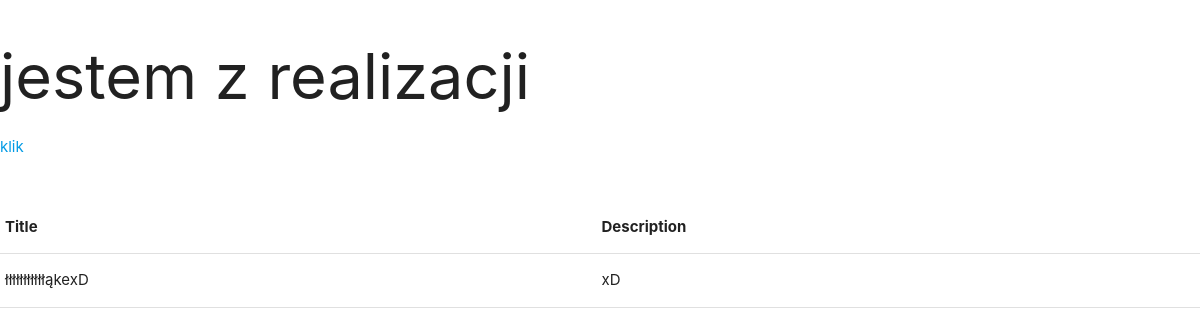
Before: /realizacje/ with the older database file.
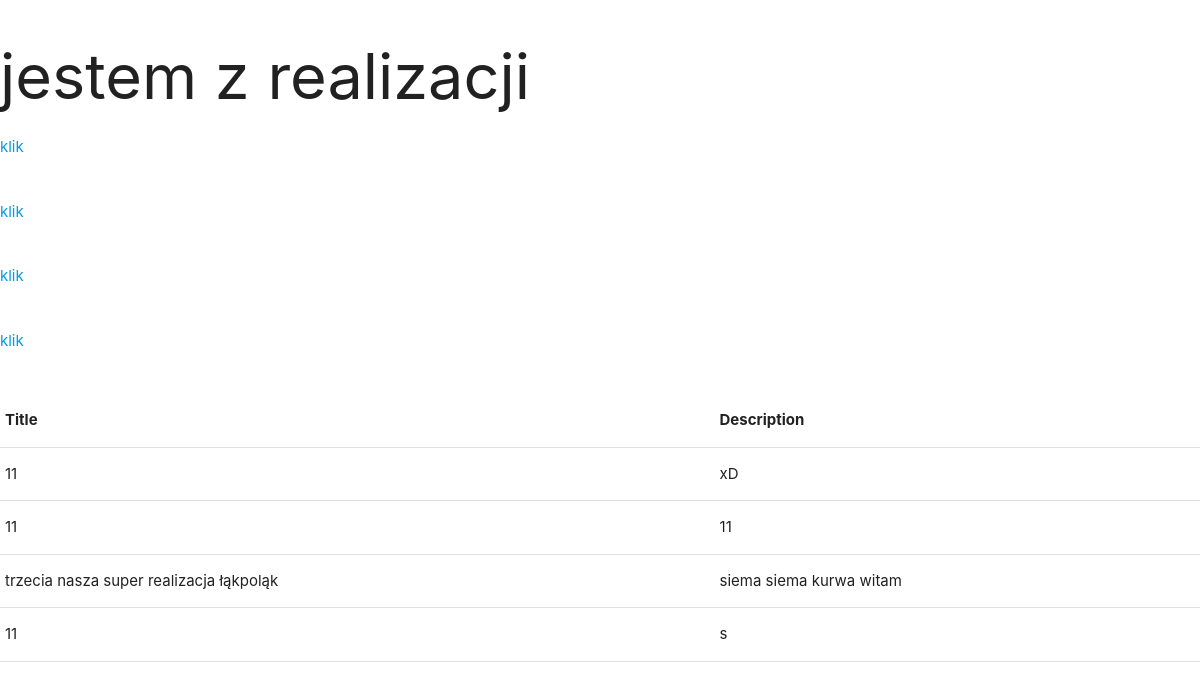
After: the same page with the newer database file.
### realizations/models.py (models this page shows, shortened)
class Realization(models.Model):
    title = models.CharField(max_length=64)
    image = models.URLField(max_length=256)
    link = models.URLField(max_length=256)
    description = models.TextField(max_length=1024)
    slug = models.SlugField(unique=False, editable=False)

### realizations/views.py (the view)
# urls.py: path('',RealizationsView.as_view(), name='realizations'),
class RealizationsView(ListView):
    model = Realization
    template_name = 'realizations/index.html'
    context_object_name = 'realizations'
    paginate_by = 10
    queryset = Realization.objects.all()

### templates/realizations/index.html (shortened to what this page needs)
<!DOCTYPE html>
<html lang="en">
<head>
  <link rel="stylesheet" href="https://cdnjs.cloudflare.com/ajax/libs/materialize/1.0.0-rc.2/css/materialize.min.css">
</head>
<body>
  <h1>jestem z realizacji</h1>
  <table class="table table-bordered">
  <thead>
    <tr>
      <th>Title</th>
      <th>Description</th>
    </tr>
  </thead>
  <tbody>
    {% for realization in realizations %}
      <tr>
        <a href="{% url 'details' pk=realization.pk slug=realization.slug  %}">klik</a>
        <h1><a href="{% url 'details' pk=realization.pk slug=realization.slug  %}"><td>{{ realization.title }}</td></a></h1>
        <td>{{ realization.description }}</td>
      </tr>
    {% endfor %}
  </tbody>
</table>
</body>
</html>

Changed rows visible on the page:
changed Realization "xD": title "łłłłłłłłłłłąkexD" → "11"
added Realization: title "11", description "11"
added Realization: title "trzecia nasza super realizacja łąkpoląk", description "siema siema kurwa witam"
added Realization: title "11", description "s"
